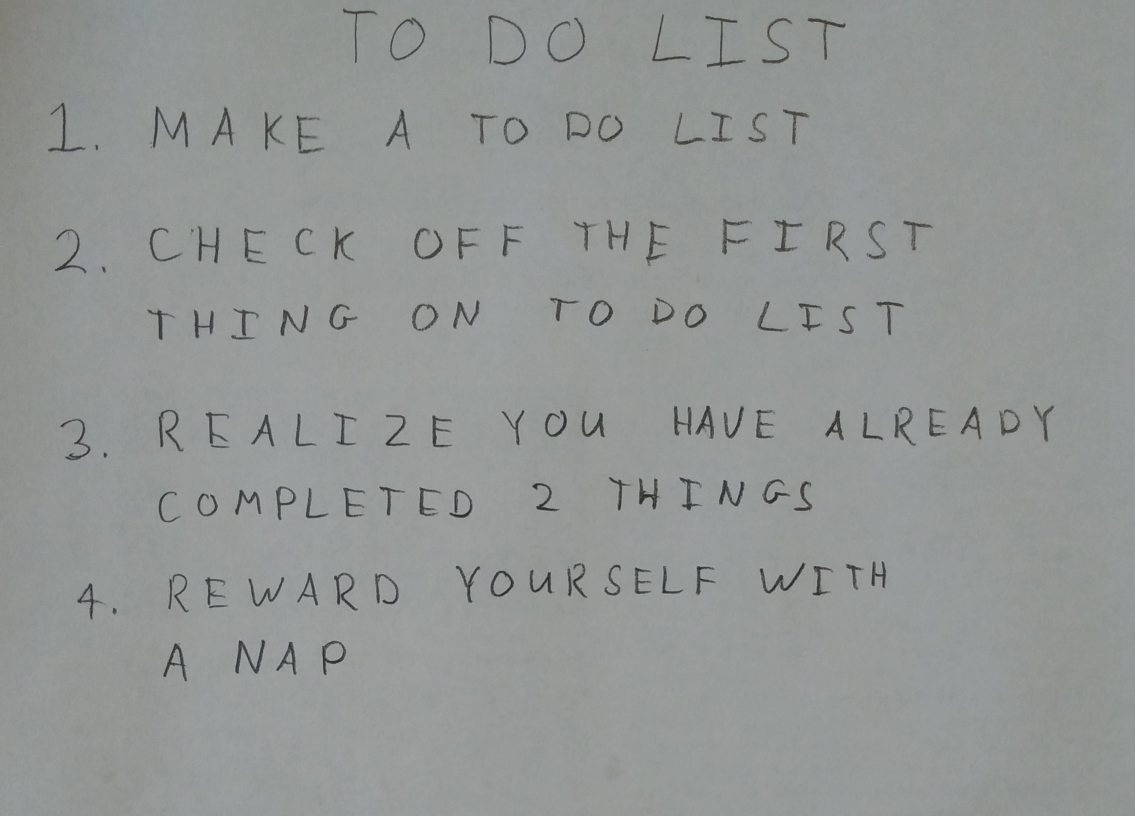
#> input picture HW5/images/01_list.jpg, 2270 x 1631 px (shown at 1/2 size); its folder holds only this picture in this run
$ python run_q4.py   (older library calls are emulated)
#> lines starting #> are read from the running program, lines starting #| are printed output that depends on the picture; after the words box and inside, x2 and y2 are one past the last pixel; in counts of white or black regions, pixels touching at a corner belong together
### HW5/To sub/q4.py
import numpy as np

import skimage
import skimage.measure
import skimage.color
import skimage.restoration
import skimage.filters
import skimage.morphology
import skimage.segmentation

# takes a color image
# returns a list of bounding boxes and black_and_white image
def findLetters(image):
    bboxes = []
    bw = None
    # insert processing in here
    # one idea estimate noise -> denoise -> greyscale -> threshold -> morphology -> label -> skip small boxes
    # this can be 10 to 15 lines of code using skimage functions

    ##########################

    # estimate noise -> denoise -> greyscale -> threshold
    denoise = skimage.restoration.denoise_bilateral(image, multichannel = True)
    greyscale = skimage.color.rgb2gray(image)
    threshold = skimage.filters.threshold_otsu(greyscale)
#> threshold = 0.45

    # morphology -> label -> skip small boxes
    bw = greyscale < threshold
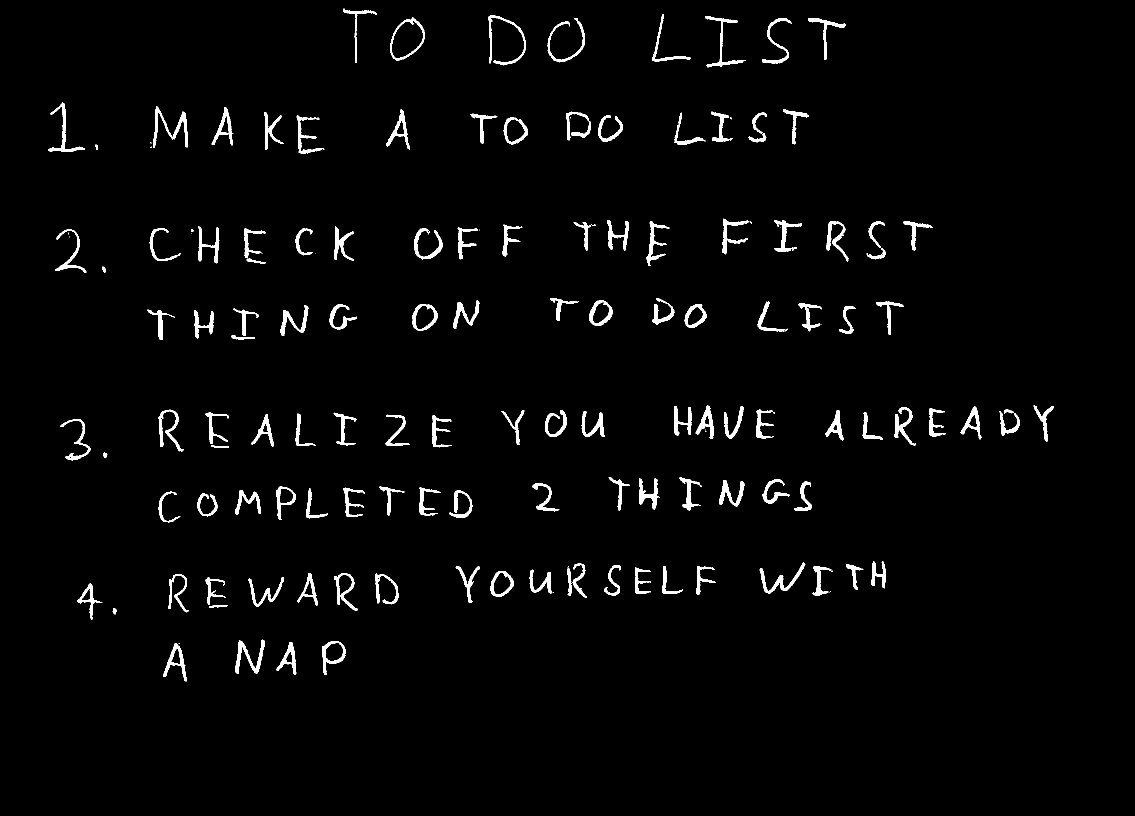
#> bw: shape (1631, 2270) bool (shown at 1/2 size); 2.4% white; 161 white regions (31 under 20 px), largest, box (x1, y1, x2, y2) and area: (306, 213, 376, 295) 1365, (471, 1279, 530, 1348) 1216, (1519, 1125, 1611, 1187) 1134
    bw = skimage.morphology.closing(bw, skimage.morphology.square(5)) #Dilate after erosion (remove dark spots)
#> bw: shape (1631, 2270) bool; 2.5% white; 126 white regions (6 under 20 px)
    label = skimage.morphology.label(bw, connectivity = 2)
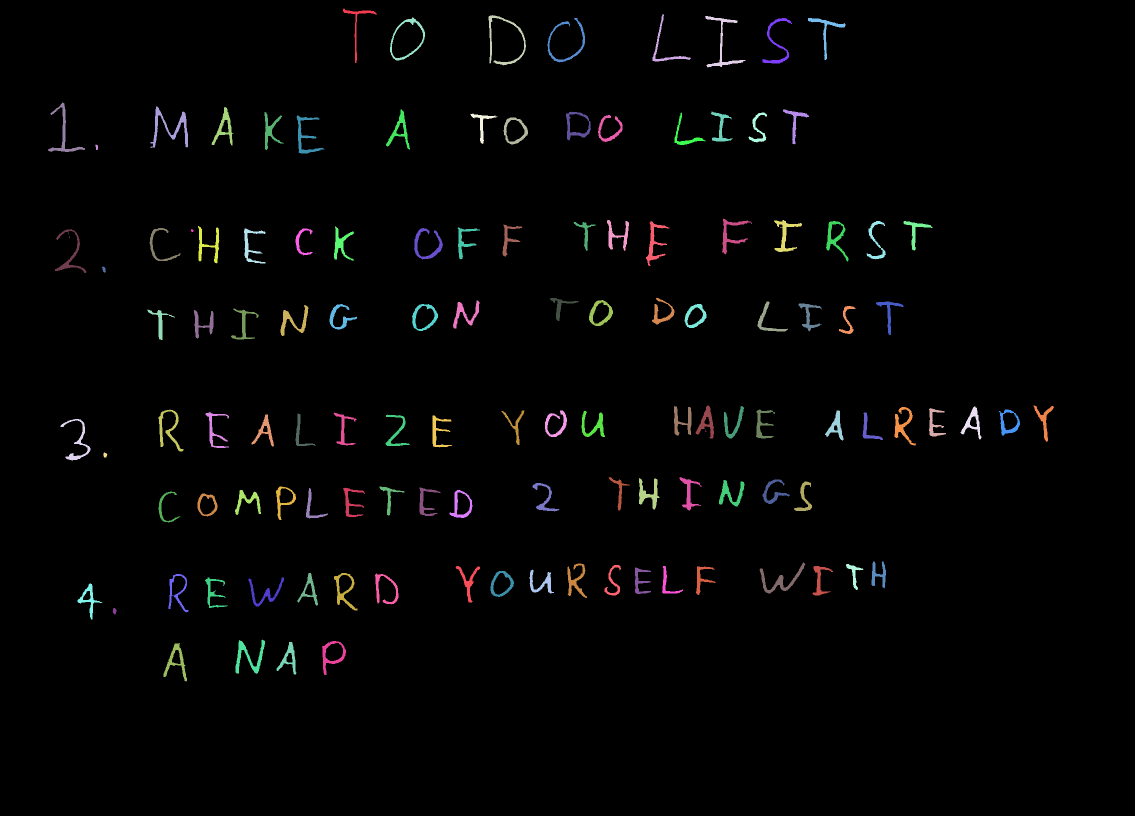
#> label: shape (1631, 2270) int32 (shown at 1/2 size); 127 distinct labels, from 0 to 126; one colour per label, 0 black

    # Skip small boxes
    properties = skimage.measure.regionprops(label) #Measure properties
#> properties = 126 regions; largest, box (x1, y1, x2, y2) and area: (301, 213, 376, 296) 1438, (471, 1279, 530, 1348) 1246, (1519, 1125, 1611, 1187) 1166, (977, 30, 1052, 131) 1158, (1410, 32, 1491, 135) 1142
    mean = 0
    for prop in properties:
        mean += prop.area
#> this loop made 126 passes
#> mean on passes 1 to 12: 681, 1418, 2576, 3718, 4659, 5646, 6565, 7423, 8488, 9926, 10894, 11839
#> after the loop, mean = 91141
    mean = mean / len(properties)
#> mean = 723.3

    bboxes = [prop.bbox for prop in properties if prop.area > mean / 4]
#> bboxes = 115 items, first 6: (17, 686, 126, 753), (28, 1305, 123, 1382), (30, 977, 131, 1052), (32, 1410, 135, 1491), (35, 780, 121, 850), (36, 1095, 125, 1170)
    bw = (~bw).astype(np.float)
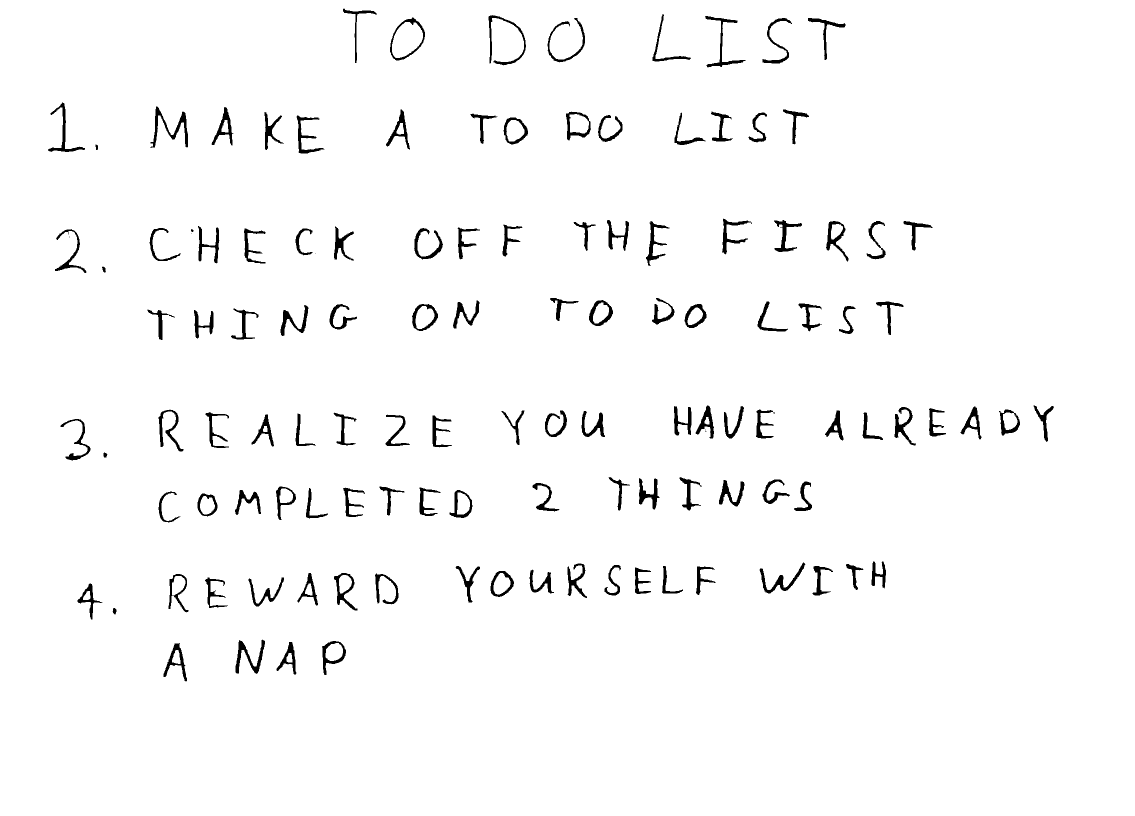
#> bw: shape (1631, 2270) float64 (shown at 1/2 size); values 0 (black) and 1 (white), 97.5% white; 126 black regions (6 under 20 px), largest, box (x1, y1, x2, y2) and area: (301, 213, 376, 296) 1438, (471, 1279, 530, 1348) 1246, (1519, 1125, 1611, 1187) 1166

    ##########################

    return bboxes, bw

### HW5/To sub/run_q4.py
import os
import numpy as np
import matplotlib.pyplot as plt
import matplotlib.patches

import skimage
import skimage.measure
import skimage.color
import skimage.restoration
import skimage.io
import skimage.filters
import skimage.morphology
import skimage.segmentation

from nn import *
from q4 import *
# do not include any more libraries here!
# no opencv, no sklearn, etc!
import warnings
warnings.simplefilter(action='ignore', category=FutureWarning)
warnings.simplefilter(action='ignore', category=UserWarning)

for img in os.listdir('../images'):
    im1 = skimage.img_as_float(skimage.io.imread(os.path.join('../images',img)))
    bboxes, bw = findLetters(im1)

    plt.imshow(bw)
    for bbox in bboxes:
        minr, minc, maxr, maxc = bbox
        rect = matplotlib.patches.Rectangle((minc, minr), maxc - minc, maxr - minr,
                                fill=False, edgecolor='red', linewidth=2)
        plt.gca().add_patch(rect)
#> this loop made 115 passes
#> (minr, minc, maxr, maxc) on passes 1 to 12: (17, 686, 126, 753), (28, 1305, 123, 1382), (30, 977, 131, 1052), (32, 1410, 135, 1491), (35, 780, 121, 850), (36, 1095, 125, 1170), (36, 1525, 127, 1584), (36, 1616, 120, 1691), (205, 96, 304, 170), (213, 301, 296, 376), (214, 423, 291, 467), (219, 772, 299, 820)
    plt.show()
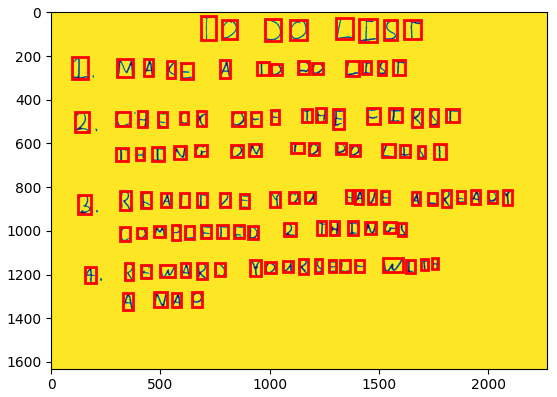
#> figure drawn by matplotlib, 1 panel

    # find the rows using..RANSAC, counting, clustering, etc.
    ##########################

    # Compare vertical positions of the centers of images
    center = []
    for bbox in bboxes:
        minr, minc, maxr, maxc = bbox
        cent = ((minr + maxr) // 2, (minc + maxc) // 2)
        center.append((cent, bbox))
#> this loop made 115 passes
#> (minr, minc, maxr, maxc, cent) on passes 1 to 12: (17, 686, 126, 753, (71, 719)), (28, 1305, 123, 1382, (75, 1343)), (30, 977, 131, 1052, (80, 1014)), (32, 1410, 135, 1491, (83, 1450)), (35, 780, 121, 850, (78, 815)), (36, 1095, 125, 1170, (80, 1132)), (36, 1525, 127, 1584, (81, 1554)), (36, 1616, 120, 1691, (78, 1653)), (205, 96, 304, 170, (254, 133)), (213, 301, 296, 376, (254, 338)), (214, 423, 291, 467, (252, 445)), (219, 772, 299, 820, (259, 796))
#> after the loop, center = 115 items
    center = sorted(center, key = lambda x : x[0]) #sort per row

    # find rows + remove unaligned images
    rows = []
    for point in center:
        isFind = False
        cent, bbox = point #for each point
        for row in rows:
            avg_h = 0
            avg_cent = 0
            for i in row:
                avg_h += (i[1][2] - i[1][0])
                avg_cent += (i[0][0])
            avg_h = avg_h / float(len(row)) #find average character height
            avg_cent = avg_cent / float(len(row)) #find average center pos
            if avg_cent - avg_h < cent[0] < avg_cent + avg_h:
                row.append(point)
                isFind = True
                break
        if not isFind:
            rows.append([point])
#> this loop made 115 passes
#> (cent, bbox) on passes 1 to 12: ((71, 719), (17, 686, 126, 753)), ((75, 1343), (28, 1305, 123, 1382)), ((78, 815), (35, 780, 121, 850)), ((78, 1653), (36, 1616, 120, 1691)), ((80, 1014), (30, 977, 131, 1052)), ((80, 1132), (36, 1095, 125, 1170)), ((81, 1554), (36, 1525, 127, 1584)), ((83, 1450), (32, 1410, 135, 1491)), ((252, 445), (214, 423, 291, 467)), ((252, 1157), (223, 1132, 281, 1182)), ((253, 1444), (223, 1422, 283, 1466)), ((254, 133), (205, 96, 304, 170))
#> point on passes 32 to 37: ((487, 688), (453, 668, 521, 708)), ((487, 857), (456, 828, 519, 886)), ((487, 937), (455, 915, 519, 960)), ((487, 1315), (442, 1292, 532, 1339)), ((489, 330), (456, 299, 522, 362)), ((489, 417), (452, 396, 527, 439))
    for j in range(len(rows)):
        rows[j] = sorted(rows[j], key = lambda x : x[0][1])
#> this loop made 8 passes

    ##########################


    # crop the bounding boxes
    # note.. before you flatten, transpose the image (that's how the dataset is!)
    # consider doing a square crop, and even using np.pad() to get your images looking more like the dataset
    ##########################

    dataset = []
    for row in rows:
        datarow = []
        for point in row:
            center, bbox = point
            minr, minc, maxr, maxc = bbox
            img = bw[minr : maxr + 1, minc : maxc + 1]

            #Square crop
            H, W = img.shape
            if H > W: #image is taller than wider
                right = (H - W) // 2 #pad the sides
                left = H - W - right
                img = np.pad(img, ((H//40, H//40), (left+H//40, right+H//40)), "constant", constant_values = (1,1))
            else: #image is wider than taller
                top = (W - H) // 2
                bot = W - H - top
                img = np.pad(img, ((top+W//40, bot+W//40), (W//40, W//40)), "constant", constant_values = (1,1))

            img = skimage.transform.resize(img, (32,32))
            datarow.append(np.transpose(img).flatten())
        dataset.append(np.array(datarow))
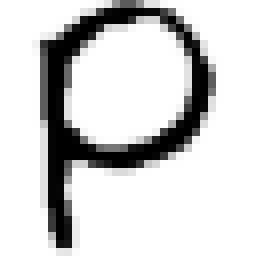
#> img: shape (32, 32) float64 (shown 8 times larger); min 0, max 1, mean 0.82

    ##########################

    # load the weights
    # run the crops through your neural network and print them out
    import pickle
    import string
    letters = np.array([_ for _ in string.ascii_uppercase[:26]] + [str(_) for _ in range(10)])
#> (the run stopped early here; a loop or call above may not have finished)
